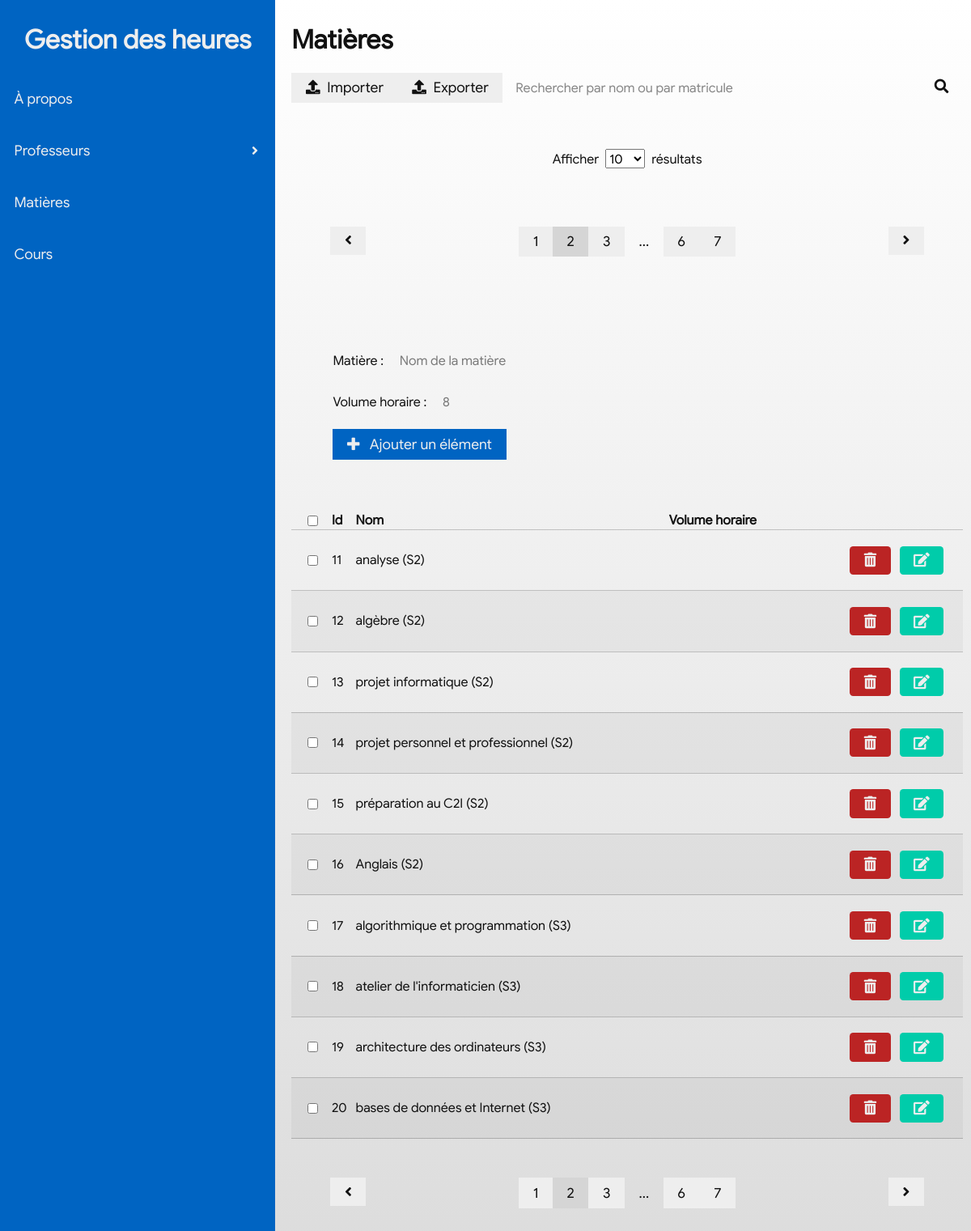
The app's page /subject?page=1&shown=10, older data.
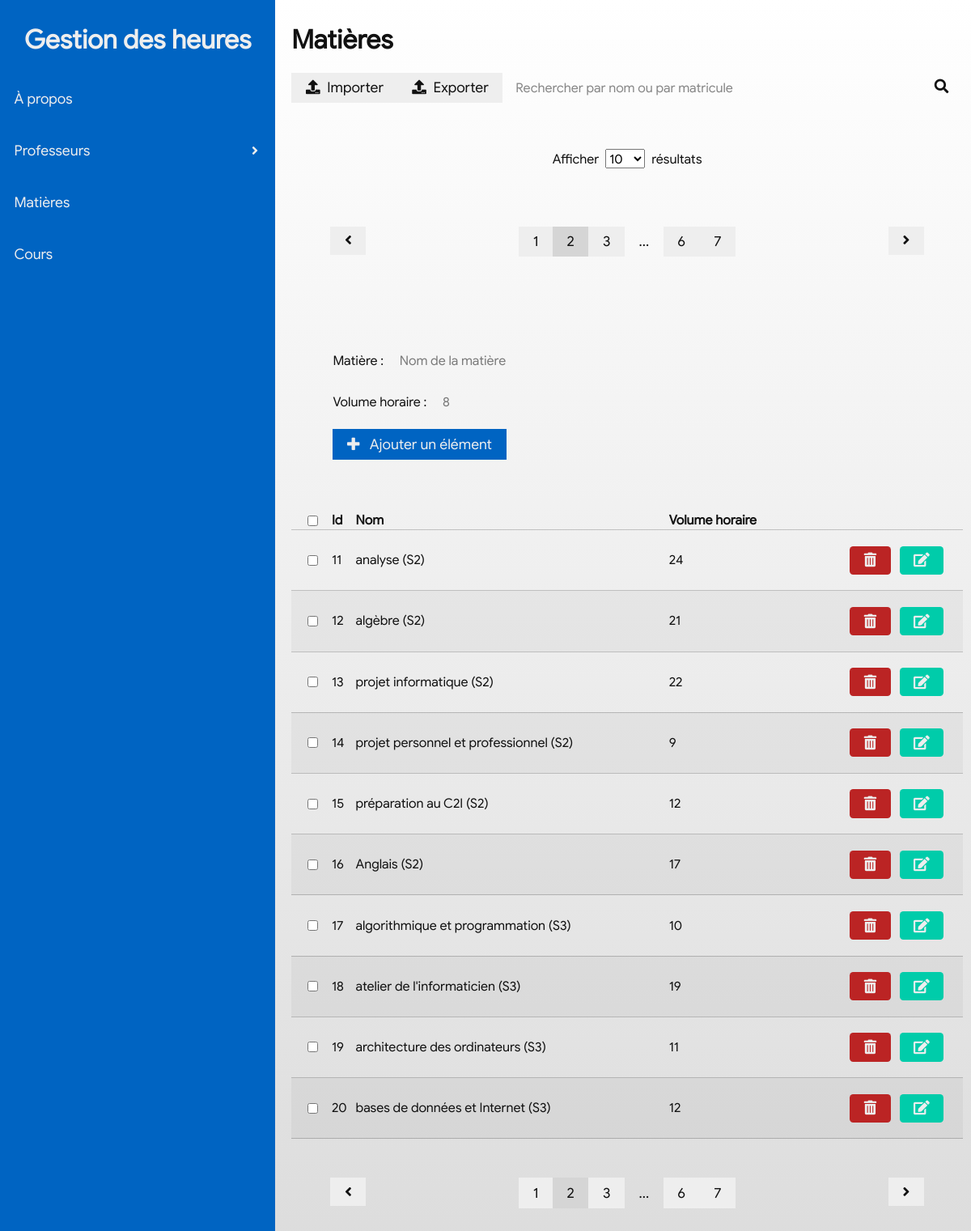
The same page, newer data.
### tables this page shows
CREATE TABLE subject(id INT AUTO_INCREMENT, name VARCHAR(255), hrs INT, PRIMARY KEY(id));

### index.php (called while the page is built)
<?php
    require_once "controller/includes/db.php";
    require_once "view/functions.php";
    include "view/main.php";

### controller/includes/db.php (called while the page is built, shortened)
<?php
class DB{
    var $_pdo;
    function __construct($dns, $user, $password){
        $this->_pdo = new PDO($dns, $user, $password);
    }
    function query($query){
        return $this->_pdo->query($query);
    }
    function getData($query){
        $response = $this->query($query);
        $output = array();
        while($data = $response->fetch()){
            $item = array();
            foreach($data as $key => $value){
                $item[$key] = $value;
            }
            $output[count($output)] = $item;
        }
        return $output;
    }
}
$DB = new DB('mysql:host=localhost;dbname=phpProject', 'ryan', '');

### view/functions.php (the view, shortened to what this page needs)
    </tr><?php
function printSubjects(){
    global $DB;
    global $resultsPerPage;
    global $currentPage;
    $offset = $currentPage * $resultsPerPage;
    $limit = $resultsPerPage;
    $data = $DB->getData("SELECT * FROM subject LIMIT $limit OFFSET $offset");
    foreach($data as $e){
    ?><tr>
        <td><input type="checkbox" /></td>
        <td class='id'><?php echo $e['id']; ?></td>
        <td class='name'><?php echo utf8_encode($e['name']); ?></td>
        <td class='hrs'><?php echo $e['hrs']; ?></td>
        <td class="controls">
            <a class="btn btn-tertiary btn-rounded" href='/controller/delete.php?table=subject&id=<?php echo $e['id']; ?>'><i class="fas fa-trash-alt"></i></a>
            <button class="btn btn-quaternary btn-rounded edit"><i class="fas fa-edit"></i></button></td>
    </tr><?php
    }
}
function resultsPerPage(){
    $items = array(10, 25, 50, 100);
    $shown = isset($_GET['shown'])?$_GET['shown']:$items[0];
    $resultsPerPage = $shown;
    echo "<p><span>Afficher</span><select class='resultsperpage'>";
    foreach($items as $e){
        $attr = ($e == $shown)?'selected':'';
        echo "<option $attr>$e</option>";
    }
    echo "</select><span>résultats</span></p>";
}
function pagination($table){
    global $DB;
    global $resultsPerPage;
    $data = $DB->getData("SELECT COUNT(*) as len FROM $table");
    $len = $data[0][0];
    $pages = ($len / $resultsPerPage);
    $currentPage = isset($_GET['page'])?$_GET['page']:0;
    $dotted = false;
    echo '<div class="previous">';
    if($currentPage > 0)
        echo '<a class="btn btn-secondary" href="?page='.($currentPage-1).'&shown='.$resultsPerPage.'"><i class="fas fa-angle-left"></i></a>';
    echo '</div>';
    echo '<div class="pages">';
    for($i = 0; $i < $pages; $i++){
        $p = $i+1;
        if(abs($i - $currentPage) < 2){
            if($i == $currentPage){
                echo "<span class='btn btn-secondary active'>$p</span>";
            }else{
                echo "<a class='btn btn-secondary' href='?page=$i&shown=$resultsPerPage'>$p</a>";
            }
        }else if($i < 3){
            echo "<a class='btn btn-secondary' href='?page=$i&shown=$resultsPerPage'>$p</a>";
        }else if($i+2 >= $pages){
            echo "<a class='btn btn-secondary' href='?page=$i&shown=$resultsPerPage'>$p</a>";
        }else{
            if($dotted) continue;
            echo "<span class='btn btn-secondary btn-disabled'>...</span>";
            $dotted = true;
            continue;
        }
        $dotted = false;
    }
    echo '</div>';
    echo '<div class="next">';
    if($currentPage+1 < $pages)
        echo '<a class="btn btn-secondary" href="?page='.($currentPage+1).'&shown='.$resultsPerPage.'"><i class="fas fa-angle-right"></i></a>';
    echo '</div>';}

Row changes from the older to the newer data that the page shows:
changed subject "analyse (S2)": hrs (not shown) → "24"
changed subject "algèbre (S2)": hrs (not shown) → "21"
changed subject "projet informatique (S2)": hrs (not shown) → "22"
changed subject "projet personnel et professionnel (S2)": hrs (not shown) → "9"
changed subject "préparation au C2I (S2)": hrs (not shown) → "12"
changed subject "Anglais (S2)": hrs (not shown) → "17"
changed subject "algorithmique et programmation (S3)": hrs (not shown) → "10"
changed subject "atelier de l'informaticien (S3)": hrs (not shown) → "19"
changed subject "architecture des ordinateurs (S3)": hrs (not shown) → "11"
changed subject "bases de données et Internet (S3)": hrs (not shown) → "12"
